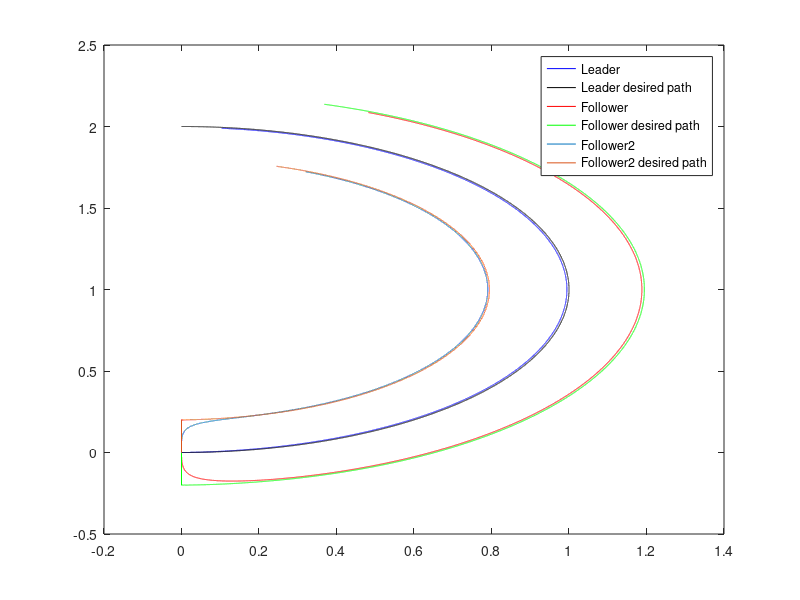

Reproduce this figure in MATLAB.
del_t = 0.001;
% for leader 
Xi=[0;0];
Xli = Xi;
% for follower1
Xfi=[0;0];
tf = 2;
q1=0.2;
p1=2;
% for follower 2
Xf2i=[0;0];
tf = 2;
q2=-0.2;
p2=2;

%PI leader parameters
Kpl=-[1 0; 0 1] ; Kil=-[0 0; 0 0] ;
%PI follower parameters
Kpf=-1; Kif=0.00;

Xl_path=[];Ul_path=[];Xf_path=[];Xf2_path=[];Xldes_path=[];Xf_des_path=[];Xf2_des_path=[];Eli=zeros(2,1);Efi=zeros(2,1);Ef2i=zeros(2,1);
% Simulations 
for t=0:del_t:30
    Xdes = [1*cos(t*pi/30-pi/2); 1*sin(t*pi/30-pi/2)+1];
    Xldes_path = horzcat(Xldes_path,Xdes);
    Xl_path = horzcat(Xl_path,Xli);
    El = Xli-Xdes;
    Eli = Eli+El;
    if t==0
        Ul = [0;0];
    else
        Ul = Kpl*El(1:2) + Kil*Eli(1:2)/t;
    end
    Ul_path = horzcat(Ul_path, Ul);
    dXl = Ul;
    
    if t<=tf
        Xfdes = Xi;
        Xf2des = Xi;
    else
        Xl_tf = Xl_path(:,int16((t-tf)/del_t+2));
        Xl_tf_del = (Xl_path(:,int16((t-tf)/del_t+2))-Xl_path(:,int16((t-tf)/del_t)+1))/del_t;
        sin_phi = Xl_tf_del(2)/sqrt(Xl_tf_del(1)^2+Xl_tf_del(2)^2);
        cos_phi = Xl_tf_del(1)/sqrt(Xl_tf_del(1)^2+Xl_tf_del(2)^2);
        Xfdes = [Xl_tf(1)+q1*sin_phi; Xl_tf(2)-q1*cos_phi];
        
        Xl_tf = Xl_path(:,int16((t-tf)/del_t+2));
        Xl_tf_del = (Xl_path(:,int16((t-tf)/del_t+2))-Xl_path(:,int16((t-tf)/del_t)+1))/del_t;
        sin_phi = Xl_tf_del(2)/sqrt(Xl_tf_del(1)^2+Xl_tf_del(2)^2);
        cos_phi = Xl_tf_del(1)/sqrt(Xl_tf_del(1)^2+Xl_tf_del(2)^2);
        Xf2des = [Xl_tf(1)+q2*sin_phi; Xl_tf(2)-q2*cos_phi];
    end
    
    Xf_des_path = horzcat(Xf_des_path,Xfdes);
    Xf_path = horzcat(Xf_path,Xfi);
    Ef = Xfi-Xfdes;
    Efi = Efi+Ef;
    if t==0
        Uf = [0;0];
    else
        Uf = Kpf*Ef(1:2) + Kif*Efi(1:2)/t;
    end
    dXf = Uf;
    
    Xf2_des_path = horzcat(Xf2_des_path,Xf2des);
    Xf2_path = horzcat(Xf2_path,Xf2i);
    Ef2 = Xf2i-Xf2des;
    Ef2i = Ef2i+Ef2;
    if t==0
        Uf2 = [0;0];
    else
        Uf2 = Kpf*Ef2(1:2) + Kif*Ef2i(1:2)/t;
    end
    dXf2 = Uf2;
    
    Xli = dXl*del_t + Xli;
    Xfi = dXf*del_t + Xfi;
    Xf2i = dXf2*del_t + Xf2i;
end
figure(1)
plot(Xl_path(1,:),Xl_path(2,:),'b',Xldes_path(1,:),Xldes_path(2,:),'k', Xf_path(1,:), Xf_path(2,:),'r',Xf_des_path(1,:),Xf_des_path(2,:),'g',Xf2_path(1,:), Xf2_path(2,:),Xf2_des_path(1,:),Xf2_des_path(2,:));
legend('Leader','Leader desired path', 'Follower', 'Follower desired path','Follower2', 'Follower2 desired path');